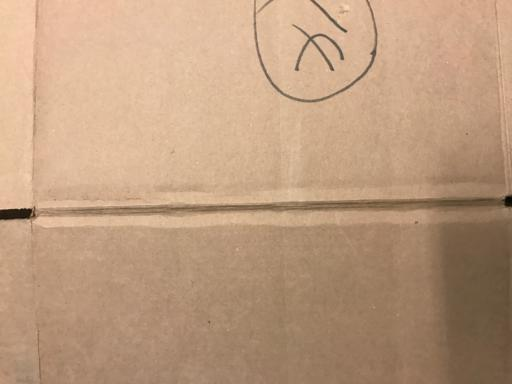
#> input picture dataset_4class/general_waste/cardboard_cardboard1.jpg, 512 x 384 px, given in place of the camera
$ python capture_photos.py
#> lines starting #> are read from the running program, lines starting #| are printed output that depends on the picture
#> in main, frame is the input picture: shape (384, 512, 3); mean B, G, R 126.7, 155.5, 189
"""
Capture training photos from the webcam into dataset/extra_raw/<class>/.

Keys:
  1-4     choose the class (1 general_waste, 2 glass, 3 metal, 4 plastic)
  SPACE   save one photo
  B       burst mode on/off (saves a photo every BURST_SECONDS)
  T       box mode: follow the moving object, or fixed centre box
  Q       quit

Only the part of the frame inside the green box is saved, the same
region that webcam.py gives the model. Hold the item inside the box.
Tip: turn it, tilt it, change hands and distance between photos.
"""

import time
from pathlib import Path

import cv2
import numpy as np


# =========================
# SETTINGS
# =========================

CLASS_NAMES = ["general_waste", "glass", "metal", "plastic"]

OUTPUT_DIR = Path("dataset/extra_raw")

# Same box rules as webcam.py
BOX_FRACTION = 0.5
MIN_AREA_FRACTION = 0.01
MAX_AREA_FRACTION = 0.8
BOX_PADDING = 0.15

BURST_SECONDS = 0.6
TARGET_PER_CLASS = 200

# Colours (BGR)
GREEN = (0, 255, 0)
RED = (0, 0, 255)
WHITE = (255, 255, 255)


def count_images(class_name):
    folder = OUTPUT_DIR / class_name

    if not folder.exists():
        return 0

    return len(list(folder.glob("*.jpg")))


def find_box(frame, subtractor, kernel, follow):
    """Return (x1, y1, x2, y2). Same logic as webcam.py."""
#> called with kernel = array of shape (5, 5), follow = False

    height, width = frame.shape[:2]
#> height = 384; width = 512

    if follow:
        mask = subtractor.apply(frame)
        mask = cv2.morphologyEx(mask, cv2.MORPH_OPEN, kernel)
        mask = cv2.dilate(mask, kernel, iterations=3)
        contours, _ = cv2.findContours(
            mask, cv2.RETR_EXTERNAL, cv2.CHAIN_APPROX_SIMPLE
        )
        frame_area = width * height
        contours = [
            c for c in contours
            if MIN_AREA_FRACTION * frame_area
            <= cv2.contourArea(c)
            <= MAX_AREA_FRACTION * frame_area
        ]

        if contours:
            bx, by, bw, bh = cv2.boundingRect(
                max(contours, key=cv2.contourArea)
            )
            pad_x = int(bw * BOX_PADDING)
            pad_y = int(bh * BOX_PADDING)

            return (
                max(bx - pad_x, 0),
                max(by - pad_y, 0),
                min(bx + bw + pad_x, width),
                min(by + bh + pad_y, height),
            )

    side = int(min(height, width) * BOX_FRACTION)
#> side = 192
    x1 = (width - side) // 2
#> x1 = 160
    y1 = (height - side) // 2
#> y1 = 96

    return x1, y1, x1 + side, y1 + side


def save_crop(crop, class_name):
    folder = OUTPUT_DIR / class_name
    folder.mkdir(parents=True, exist_ok=True)

    name = f"cam_{class_name}_{int(time.time() * 1000)}.jpg"
    ok = cv2.imwrite(str(folder / name), crop)

    if not ok:
        print(f"ERROR: could not save {folder / name}")

    return ok


def main():
    cap = cv2.VideoCapture(0)

    if not cap.isOpened():
        print("ERROR: Could not open webcam.")
        return

    subtractor = cv2.createBackgroundSubtractorMOG2(detectShadows=False)
    kernel = np.ones((5, 5), np.uint8)

    current = 0
    burst = False
    follow = False
    last_burst = 0.0
    flash_until = 0.0

    print(__doc__)

    while True:
        ret, frame = cap.read()

        if not ret:
            print("ERROR: Could not read frame.")
            break

        x1, y1, x2, y2 = find_box(frame, subtractor, kernel, follow)
#> x1 = 160; y1 = 96; x2 = 352; y2 = 288

        # Copy the crop before drawing, so no overlay ends up in the photo.
        crop = frame[y1:y2, x1:x2].copy()
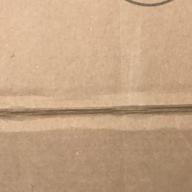
#> crop: shape (192, 192, 3); mean B, G, R 131.9, 162.9, 195.4
        class_name = CLASS_NAMES[current]
        now = time.time()

        if burst and now - last_burst >= BURST_SECONDS and crop.size:
            save_crop(crop, class_name)
            last_burst = now
            flash_until = now + 0.1

        display = frame.copy()
        box_colour = RED if now < flash_until else GREEN
        cv2.rectangle(display, (x1, y1), (x2, y2), box_colour, 2)

        count = count_images(class_name)
        cv2.putText(
            display,
            f"[{current + 1}] {class_name}: {count}/{TARGET_PER_CLASS}",
            (20, 40), cv2.FONT_HERSHEY_SIMPLEX, 1, GREEN, 2,
        )
        cv2.putText(
            display,
            f"burst: {'ON' if burst else 'off'}   "
            f"box: {'follow' if follow else 'centre'}",
            (20, 75), cv2.FONT_HERSHEY_SIMPLEX, 0.7, WHITE, 2,
        )
        cv2.putText(
            display,
            "1-4 class  SPACE save  B burst  T box  Q quit",
            (20, display.shape[0] - 20),
            cv2.FONT_HERSHEY_SIMPLEX, 0.6, WHITE, 1,
        )
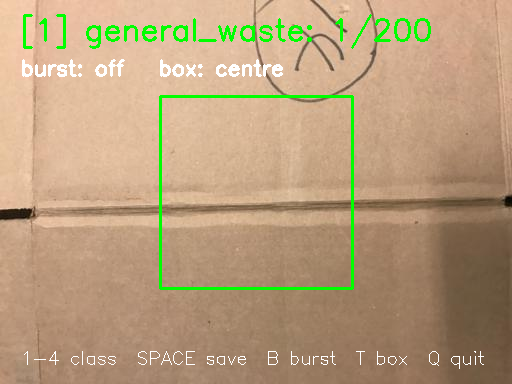
#> display: shape (384, 512, 3); mean B, G, R 124.4, 158.6, 184.4

        cv2.imshow("Photo capture", display)

        key = cv2.waitKey(1) & 0xFF
#> (key q is pressed here)

        if key == ord("q"):
            break
        elif key in (ord("1"), ord("2"), ord("3"), ord("4")):
            current = key - ord("1")
            burst = False
        elif key == ord(" ") and crop.size:
            if save_crop(crop, class_name):
                flash_until = now + 0.1
        elif key == ord("b"):
            burst = not burst
        elif key == ord("t"):
            follow = not follow

    cap.release()
    cv2.destroyAllWindows()

    print("\nPhotos per class:")

    for name in CLASS_NAMES:
        print(f"  {name}: {count_images(name)}")


if __name__ == "__main__":
    main()
